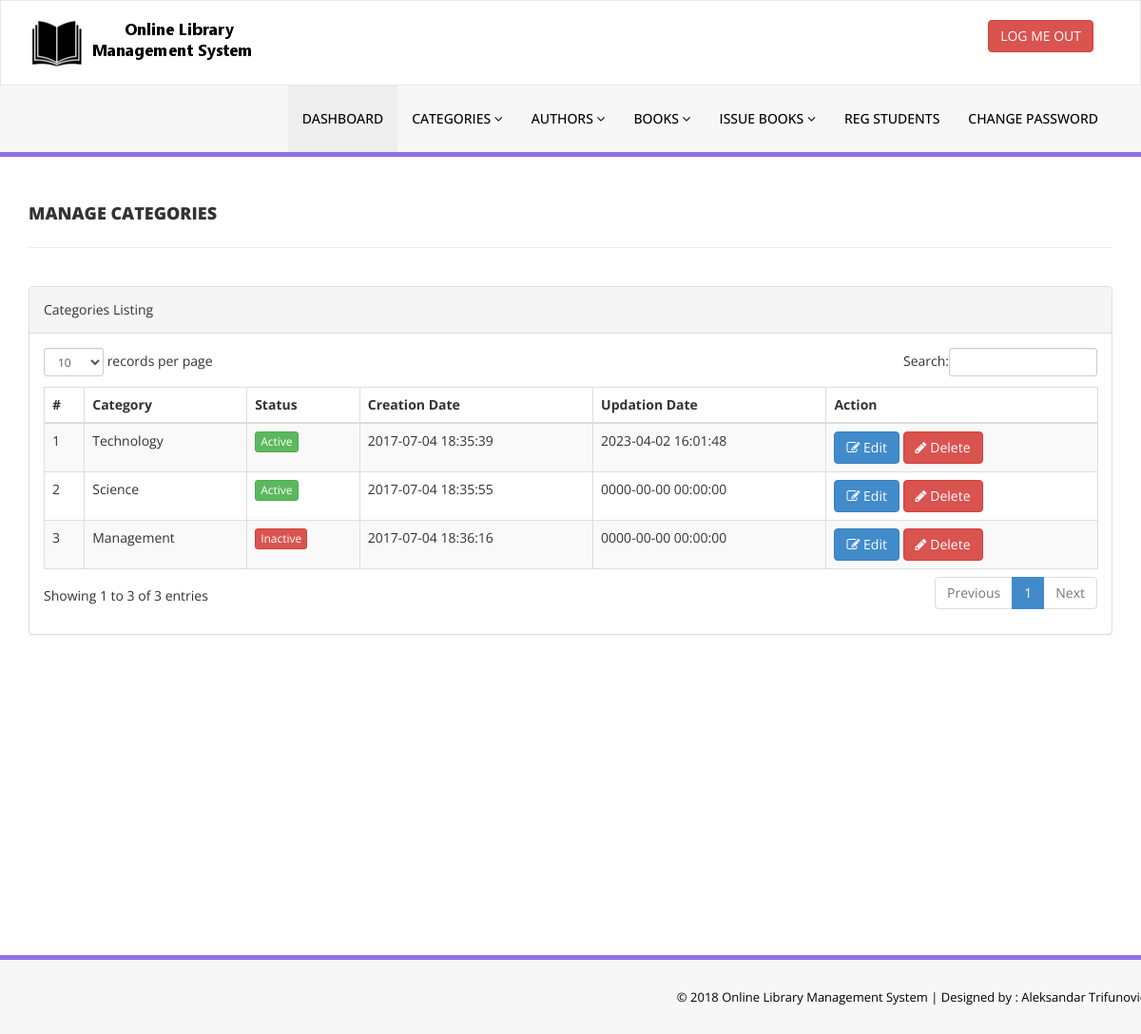
The app's page /admin/manage-categories.php (signed in) with its own data.
### tables this page shows
CREATE TABLE `tblcategory` (
  `id` int(11) NOT NULL,
  `CategoryName` varchar(150) DEFAULT NULL,
  `Status` int(1) DEFAULT NULL,
  `CreationDate` timestamp NULL DEFAULT current_timestamp(),
  `UpdationDate` timestamp NOT NULL DEFAULT '0000-00-00 00:00:00' ON UPDATE current_timestamp()
);

### admin/manage-categories.php (the view, shortened to what this page needs)
<?php
include('includes/config.php');
if(strlen($_SESSION['alogin'])==0)
    {
header('location:index.php');
}
else{
    ?>
<!DOCTYPE html>
<html xmlns="http://www.w3.org/1999/xhtml">
<head>
    <link href="assets/css/bootstrap.css" rel="stylesheet" />
    <link href="assets/css/font-awesome.css" rel="stylesheet" />
    <link href="assets/js/dataTables/dataTables.bootstrap.css" rel="stylesheet" />
    <link href="assets/css/style.css" rel="stylesheet" />
</head>
<body>
<?php include('includes/header.php');?>
    <div class="content-wrapper">
         <div class="container">
        <div class="row pad-botm">
            <div class="col-md-12">
                <h4 class="header-line">Manage Categories</h4>
    </div>
     <div class="row">
</div>
        </div>
            <div class="row">
                <div class="col-md-12">
                    <div class="panel panel-default">
                        <div class="panel-heading">
                           Categories Listing
                        </div>
                        <div class="panel-body">
                            <div class="table-responsive">
                                <table class="table table-striped table-bordered table-hover" id="dataTables-example">
                                    <thead>
                                        <tr>
                                            <th>#</th>
                                            <th>Category</th>
                                            <th>Status</th>
                                            <th>Creation Date</th>
                                            <th>Updation Date</th>
                                            <th>Action</th>
                                        </tr>
                                    </thead>
                                    <tbody>
<?php $sql = "SELECT * from  tblcategory";
$query = $dbh -> prepare($sql);
$query->execute();
$results=$query->fetchAll(PDO::FETCH_OBJ);
$cnt=1;
if($query->rowCount() > 0)
{
foreach($results as $result)
{               ?>
                                        <tr class="odd gradeX">
                                            <td class="center"><?php echo htmlentities($cnt);?></td>
                                            <td class="center"><?php echo htmlentities($result->CategoryName);?></td>
                                            <td class="center"><?php if($result->Status==1) {?>
                                            <a href="#" class="btn btn-success btn-xs">Active</a>
                                            <?php } else {?>
                                            <a href="#" class="btn btn-danger btn-xs">Inactive</a>
                                            <?php } ?></td>
                                            <td class="center"><?php echo htmlentities($result->CreationDate);?></td>
                                            <td class="center"><?php echo htmlentities($result->UpdationDate);?></td>
                                            <td class="center">
                                            <a href="edit-category.php?catid=<?php echo htmlentities($result->id);?>"><button class="btn btn-primary"><i class="fa fa-edit "></i> Edit</button>
                                          <a href="manage-categories.php?del=<?php echo htmlentities($result->id);?>" onclick="return confirm('Are you sure you want to delete?');"" >  <button class="btn btn-danger"><i class="fa fa-pencil"></i> Delete</button>
                                            </td>
                                        </tr>
 <?php $cnt=$cnt+1;}} ?>
                                    </tbody>
                                </table>
                            </div>
                        </div>
                    </div>
                </div>
            </div>
    </div>
    </div>
  <?php include('includes/footer.php');?>
</body>
</html>
<?php } ?>

### admin/assets/css/style.css (style rules this page uses)
.content-wrapper { margin-top: 40px; min-height:800px; padding-bottom:90px; }
.header-line { font-weight:900; padding-bottom:25px; border-bottom:1px solid #eeeeee; text-transform:uppercase; }
.pad-botm { padding-bottom:30px; }

### records on screen
tblcategory: CategoryName "Technology", Status "Active", CreationDate "2017-07-04 18:35:39", UpdationDate "2023-04-02 16:01:48"
tblcategory: CategoryName "Science", Status "Active", CreationDate "2017-07-04 18:35:55", UpdationDate "0000-00-00 00:00:00"
tblcategory: CategoryName "Management", Status "Inactive", CreationDate "2017-07-04 18:36:16", UpdationDate "0000-00-00 00:00:00"
